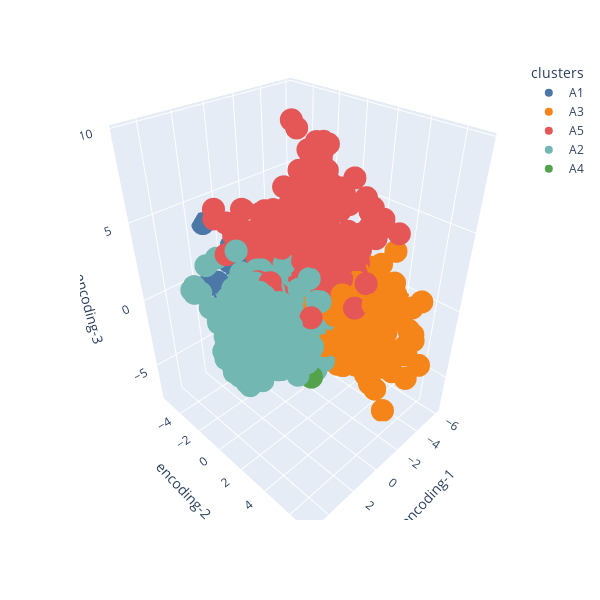

The notebook cell saved with this chart:
### Code cell
def plot_encodings(data, samples, n, clusters, threshold):
    
    reducer  = LinearDiscriminantAnalysis(n_components=n)
    clusters = clusters[:, :samples]
    filter   = np.max(np.mean(clusters, axis=0), axis=1) > threshold
    
    print("{}/{} samples used ({}%); confidence threshold={}".format(sum(filter),
                                                                     samples,
                                                                     sum(filter)/samples*100,
                                                                     threshold))
    
    clusters = np.argmax(np.mean(clusters, axis=0), axis=1)[filter]
    rep = reducer.fit_transform(encoder.predict(data[:samples][filter]), clusters)

    if n == 2:
        df = pd.DataFrame({"encoding-1":rep[:,0],"encoding-2":rep[:,1],"clusters":["A"+str(i) for i in clusters]})

        enc = px.scatter(data_frame=df, x="encoding-1", y="encoding-2",
                           color="clusters", width=600, height=600,
                           color_discrete_sequence=px.colors.qualitative.T10)


    elif n == 3:
        df3d = pd.DataFrame({"encoding-1":rep[:,0],"encoding-2":rep[:,1],"encoding-3":rep[:,2],
                         "clusters":["A"+str(i) for i in clusters]})

        enc = px.scatter_3d(data_frame=df3d, x="encoding-1", y="encoding-2", z="encoding-3",
                           color="clusters", width=600, height=600,
                           color_discrete_sequence=px.colors.qualitative.T10)

    return enc

plot_encodings(data, 15000, 3, clusts, 0.6)

### Figure 1 — Plotly figure (JSON) as saved in the notebook; plotly's stock layout.template omitted (floating-point values rounded to 4 significant figures; data arrays with more than 128 entries replaced by an {"elided": "..."} marker saying what was removed)
{"data": [{"hovertemplate": "clusters=A1<br>encoding-1=%{x}<br>encoding-2=%{y}<br>encoding-3=%{z}<extra></extra>", "legendgroup": "A1", "marker": {"color": "#4C78A8", "symbol": "circle"}, "mode": "markers", "name": "A1", "scene": "scene", "showlegend": true, "type": "scatter3d", "x": {"elided": "2866 float values"}, "y": {"elided": "2866 float values"}, "z": {"elided": "2866 float values"}}, {"hovertemplate": "clusters=A3<br>encoding-1=%{x}<br>encoding-2=%{y}<br>encoding-3=%{z}<extra></extra>", "legendgroup": "A3", "marker": {"color": "#F58518", "symbol": "circle"}, "mode": "markers", "name": "A3", "scene": "scene", "showlegend": true, "type": "scatter3d", "x": {"elided": "1255 float values"}, "y": {"elided": "1255 float values"}, "z": {"elided": "1255 float values"}}, {"hovertemplate": "clusters=A5<br>encoding-1=%{x}<br>encoding-2=%{y}<br>encoding-3=%{z}<extra></extra>", "legendgroup": "A5", "marker": {"color": "#E45756", "symbol": "circle"}, "mode": "markers", "name": "A5", "scene": "scene", "showlegend": true, "type": "scatter3d", "x": {"elided": "1086 float values"}, "y": {"elided": "1086 float values"}, "z": {"elided": "1086 float values"}}, {"hovertemplate": "clusters=A2<br>encoding-1=%{x}<br>encoding-2=%{y}<br>encoding-3=%{z}<extra></extra>", "legendgroup": "A2", "marker": {"color": "#72B7B2", "symbol": "circle"}, "mode": "markers", "name": "A2", "scene": "scene", "showlegend": true, "type": "scatter3d", "x": {"elided": "2810 float values"}, "y": {"elided": "2810 float values"}, "z": {"elided": "2810 float values"}}, {"hovertemplate": "clusters=A4<br>encoding-1=%{x}<br>encoding-2=%{y}<br>encoding-3=%{z}<extra></extra>", "legendgroup": "A4", "marker": {"color": "#54A24B", "symbol": "circle"}, "mode": "markers", "name": "A4", "scene": "scene", "showlegend": true, "type": "scatter3d", "x": [-0.3537, 1.921, 0.9845], "y": [0.5134, 4.048, -0.9501], "z": [-0.3912, -1.613, -0.8798]}], "layout": {"height": 600, "legend": {"title": {"text": "clusters"}, "tracegroupgap": 0}, "margin": {"t": 60}, "scene": {"domain": {"x": [0, 1], "y": [0, 1]}, "xaxis": {"title": {"text": "encoding-1"}}, "yaxis": {"title": {"text": "encoding-2"}}, "zaxis": {"title": {"text": "encoding-3"}}}, "width": 600}}
